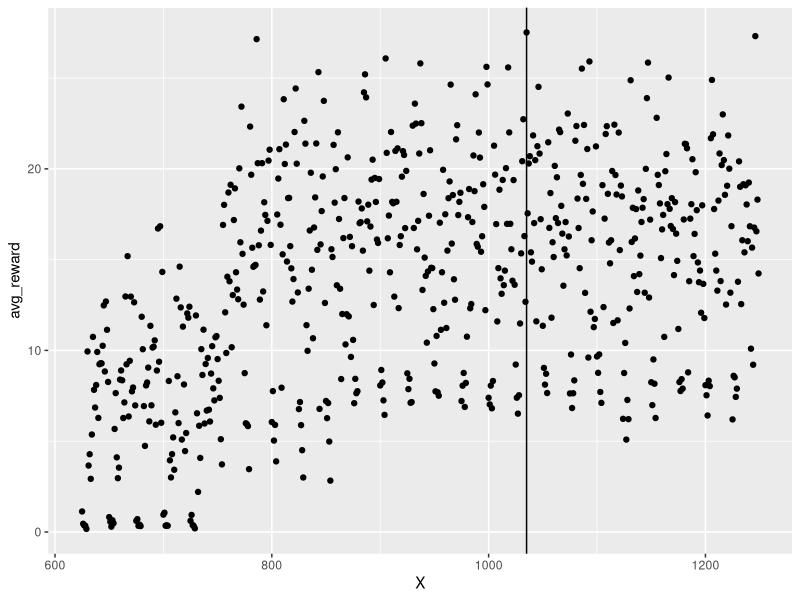
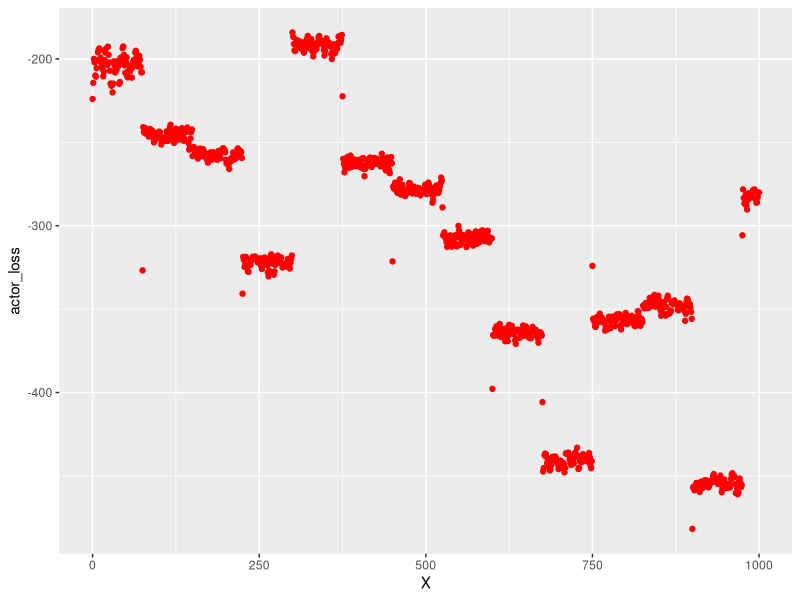
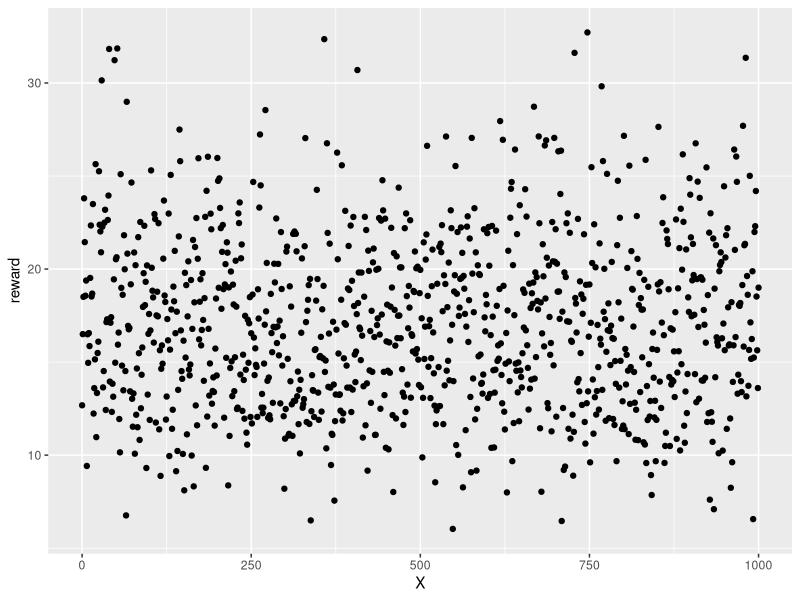

These charts were generated, in order, by the following R code:
library(dplyr)
library(ggplot2)


# Grid search analysis
df <- read.csv('metrics/grid_rewards.csv')

# Plots
ggplot_data <- df %>% 
    filter(tau == 13)
ggplot(data=ggplot_data) +
    geom_point(aes(x=X, y=avg_reward)) + 
    geom_vline(xintercept = 1035)

# Statistics
high_reward <- df %>% 
    arrange(desc(avg_reward))

high_reward[seq(10),] %>% filter(tau == 13)

# Best parameters
# tau = 13
# kappa = 1000
# beta = 0.0025
# sigma = 5.25
# delta_t <= 2

df <- read.csv('deep_dep_results/init/metrics.csv')
colnames(df)
ggplot(data=df) +
    geom_point(aes(x=X, y=actor_loss), col='red')

ggplot(data=df) + 
    geom_point(aes(x=X, y=reward))
